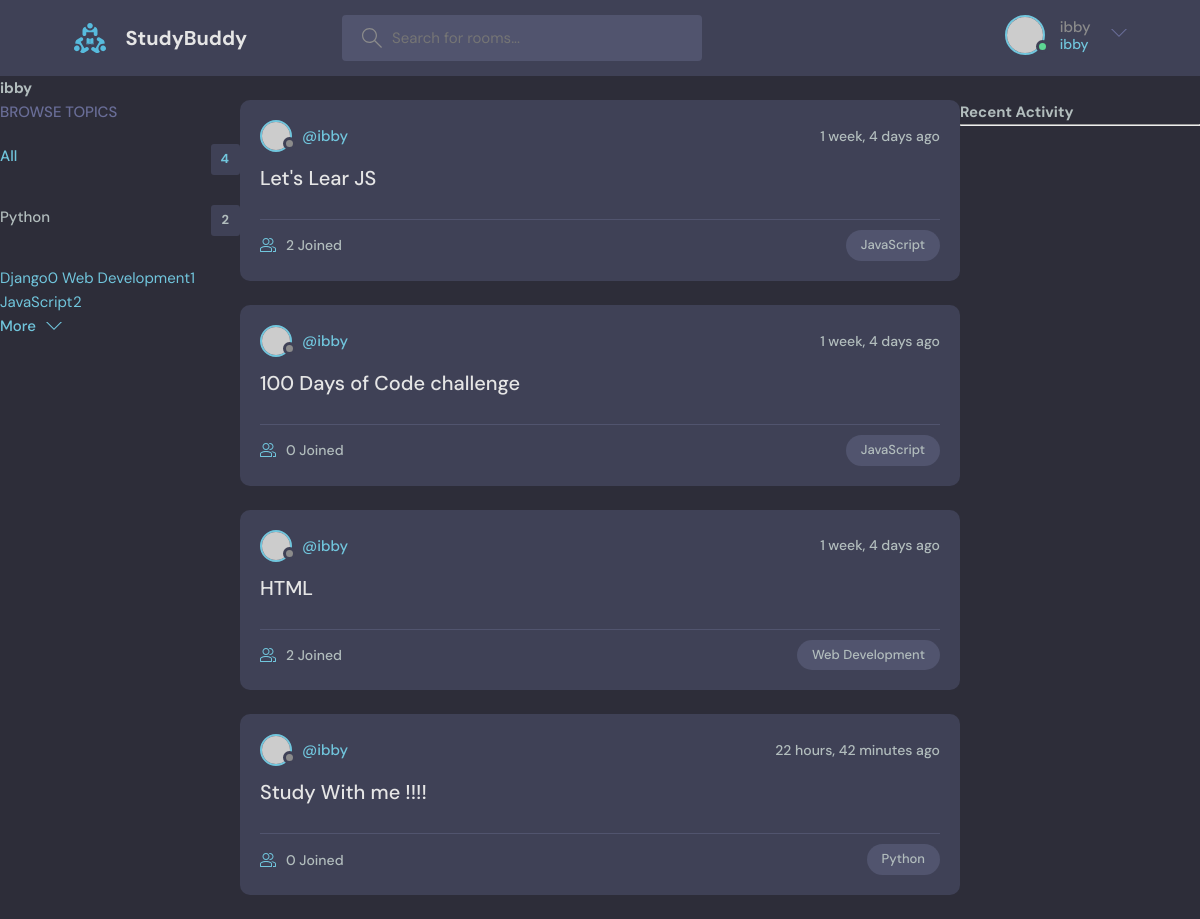
Screenshot of /profile/1 (signed in) with the database file from the repository.
### base/models.py (models this page shows, shortened)
class Topic(models.Model):
    name = models.CharField(max_length=200)

class Room(models.Model):
    host = models.ForeignKey(User, on_delete=models.SET_NULL, null=True)
    topic =  models.ForeignKey(Topic, on_delete=models.SET_NULL, null=True)
    name = models.CharField(max_length=200)
    description = models.TextField(null=True, blank =True)
    participants = models.ManyToManyField(User, related_name='participants', blank=True)
    updated = models.DateTimeField(auto_now=True)
    created = models.DateTimeField(auto_now_add=True)

### base/views.py (the view)
# urls.py: path('profile/<str:pk>', views.userProfile, name='user-profile'),
def userProfile(request, pk):
    user = User.objects.get(id=pk)
    rooms = user.room_set.all()
    room_messages = user.message_set.all()
    topics = Topic.objects.all()
    context = {"user": user, 'rooms': rooms, 'room_messages': room_messages, "topics": topics}
    return render(request, 'base/profile.html', context)

### base/templates/base/profile.html (shortened to what this page needs)
{% extends 'main.html'%}
{% block content%}
<h1>{{user.username}}</h1>
<div class="profile-container">
    <div>
        {% include 'base/topics_component.html' %}
    </div>
    <div>
        {% include 'base/feed_component.html' %}
    </div>
    <div>
        {% include 'base/activity_component.html' %}
    </div>
</div>
{%endblock content%}

### templates/navbar.html (shortened to what this page needs)
{% load static %}
    <header class="header header--loggedIn">
      <div class="container">
        <a href="{% url 'home' %}" class="header__logo">
          <img src="{% static 'images/logo.svg' %}" />
          <h1>StudyBuddy</h1>
        </a>
        <form class="header__search" method="GET" action="{% url 'home' %}">
          <label>
            <input name='q' placeholder="Search for rooms..." />
          </label>
        </form>
        <nav class="header__menu">
        {% if request.user.is_authenticated %}
          <div class="header__user">
            <a href="profile.html">
              <div class="avatar avatar--medium active">
                <img src="https://randomuser.me/api/portraits/men/37.jpg" />
              </div>
              <p>{{request.user.username}} <span>{{request.user}}</span></p>
            </a>
            <button class="dropdown-button">
              <svg version="1.1" xmlns="http://www.w3.org/2000/svg" width="32" height="32" viewBox="0 0 32 32">
                <title>chevron-down</title>
                <path d="M16 21l-13-13h-3l16 16 16-16h-3l-13 13z"></path>
              </svg>
            </button>
          </div>
          {% else %}
              <a href="{% url 'login' %}">
            <img src="{% static 'images/avatar.svg' %}" />
            <p>Login</p>
          </a>
          {% endif %}
        </nav>
      </div>
    </header>

### base/templates/base/topics_component.html
  <div class="topics">
          <div class="topics__header">
            <h2>Browse Topics</h2>
          </div>
          <ul class="topics__list">
            <li>
              <a href="{% url 'home' %}" class="active">All <span>{{topics.count}}</span></a>
            </li>
            <li>
            {% for topic in topics %}
              <a href="{% url 'home' %}?q={{topic.name}}">{{topic.name}}<span>{{topic.room_set.all.count}}</span></a>
            </li>
            {% endfor %}
          </ul>
          <a class="btn btn--link" href="topics.html">
            More
            <svg version="1.1" xmlns="http://www.w3.org/2000/svg" width="32" height="32" viewBox="0 0 32 32">
              <title>chevron-down</title>
              <path d="M16 21l-13-13h-3l16 16 16-16h-3l-13 13z"></path>
            </svg>
          </a>
        </div>

### base/templates/base/feed_component.html (shortened to what this page needs)
  {% for room in rooms %}
<div class="roomListRoom">
            <div class="roomListRoom__header">
              <a href="{% url 'user-profile' room.host.id %}" class="roomListRoom__author">
                <div class="avatar avatar--small">
                  <img src="https://randomuser.me/api/portraits/women/11.jpg" />
                </div>
                <span>@{{room.host.username}}</span>
              </a>
              <div class="roomListRoom__actions">
                <span>{{room.created | timesince}} ago</span>
              </div>
            </div>
            <div class="roomListRoom__content">
              <a href="{% url 'room' room.id %}">{{room.name}}</a>
            </div>
            <div class="roomListRoom__meta">
              <a href="{% url 'room' room.id %}" class="roomListRoom__joined">
                {{room.participants.all.count}} Joined
              </a>
              <p class="roomListRoom__topic">{{room.topic.name}}</p>
            </div>
</div>
  {% endfor %}

### base/templates/base/profile.html (style rules this page uses)
.profile-container { display: grid; grid-template-columns: 1fr 3fr 1fr; }

### rows the page displays
Topic: name "Python", room_set.all.count "2"
Topic: name "Django", room_set.all.count "0"
Topic: name "Web Development", room_set.all.count "1"
Topic: name "JavaScript", room_set.all.count "2"
Room: host.username "ibby", created "1 week, 4 days", name "Let's Lear JS", participants.all.count "2", topic.name "JavaScript"
Room: host.username "ibby", created "1 week, 4 days", name "100 Days of Code challenge", participants.all.count "0", topic.name "JavaScript"
Room: host.username "ibby", created "1 week, 4 days", name "HTML", participants.all.count "2", topic.name "Web Development"
Room: host.username "ibby", created "22 hours, 42 minutes", name "Study With me !!!!", participants.all.count "0", topic.name "Python"

### other values shown
{{ request.user.username }} "ibby"
{{ request.user }} "ibby"
{{ user.username }} "ibby"
{{ topics.count }} "4"
